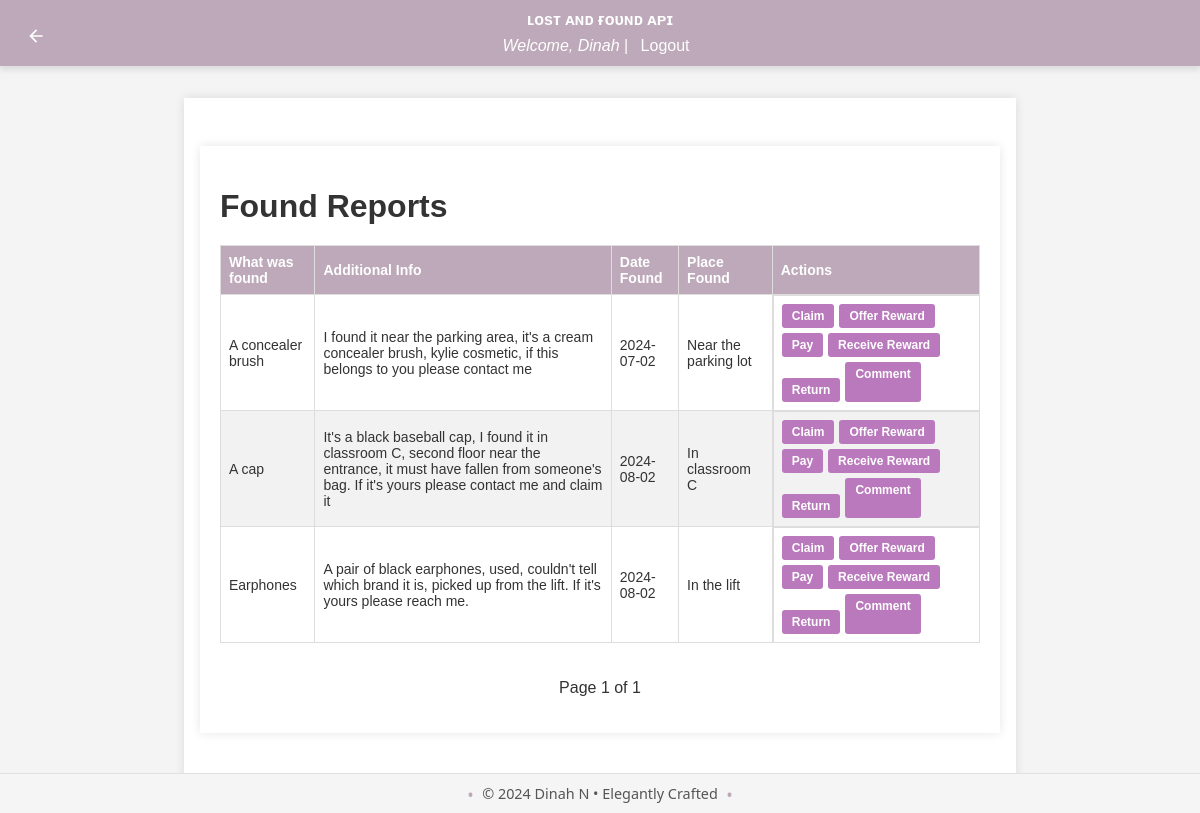
The page /report/list_found_reports (signed in) on the database its author committed.
### app/models/user.py (models this page shows, shortened)
class User(db.Model, UserMixin):
    id = db.Column(db.Integer, primary_key=True)
    username = db.Column(db.String(150), unique=True, nullable=False)
    email = db.Column(db.String(150), unique=True, nullable=False)
    password_hash = db.Column(db.String(150), nullable=False)
    role = db.Column(db.String(50), nullable=False, default='user')
    lost_reports = db.relationship('LostReport', back_populates='user', lazy=True)
    found_reports = db.relationship('FoundReport', back_populates='user', lazy=True)
    claims = db.relationship('Claim', back_populates='claim_user', lazy=True)
    rewards_received = db.relationship('Reward', foreign_keys='Reward.receiver_id', back_populates='receiver', lazy=True)
    rewards_paid = db.relationship('Reward', foreign_keys='Reward.payer_id', back_populates='payer', lazy=True)
    reset_tokens = db.relationship('PasswordResetToken', back_populates='user', lazy=True)
    comments = db.relationship('Comment', back_populates='user')
    @property
    def password(self):
        raise AttributeError('password is not a readable attribute')

### app/models/found_report.py (models this page shows, shortened)
class FoundReport(db.Model):
    id = db.Column(db.Integer, primary_key=True)
    user_id = db.Column(db.Integer, db.ForeignKey('user.id'), nullable=False)
    item_id = db.Column(db.Integer, db.ForeignKey('item.id'), nullable=False)
    item_name = db.Column(db.String(150), nullable=True)
    description = db.Column(db.String(255), nullable=True)
    date_found = db.Column(db.Date, nullable=False)
    time_found = db.Column(db.Time, nullable=False)
    primary_color = db.Column(db.String(50), nullable=True)
    secondary_color = db.Column(db.String(50), nullable=True)
    place_found = db.Column(db.String(255), nullable=False)
    upload_image = db.Column(db.String(250), nullable=True)
    contact = db.Column(db.String(255), nullable=True)  # Contact information
    user = db.relationship('User', back_populates='found_reports')
    item = db.relationship('Item', back_populates='found_reports')
    claims = db.relationship('Claim', back_populates='found_report')
    rewards = db.relationship('Reward', back_populates='found_report')

### app/routes/report.py (the view)
@bp.route('/list_found_reports', methods=['GET'])
@login_required
def list_all_found_reports():
    try:
        page = request.args.get('page', 1, type=int)
        per_page = 4
        found_reports_paginated = FoundReport.query.paginate(page=page, per_page=per_page)
        return render_template('list_found_reports.html', found_reports=found_reports_paginated)
    except Exception as e:
        flash(f'Error: {str(e)}', 'error')
        return redirect(url_for('user.dashboard'))

### app/__init__.py (called while the page is built)
def create_app():
    app = Flask(__name__)
    load_dotenv()
    app.config['SECRET_KEY'] = os.environ.get('FLASK_SECRET_KEY', secrets.token_hex(16))
    app.config.from_object('config.Config')
    app.config.from_pyfile('config.py', silent=True)
    register_extensions(app)
    register_blueprints(app)
    configure_cors(app)
    @app.before_request
    def method_override():
        if request.method == 'POST':
            method = request.form.get('_method')
            if method:
                method = method.upper()
                if method in ['PUT', 'DELETE']:
                    request.environ['REQUEST_METHOD'] = method
    return app

def register_extensions(app):
    db.init_app(app)
    migrate.init_app(app, db)
    bcrypt.init_app(app)
    login_manager.init_app(app)
    mail.init_app(app)
    @login_manager.user_loader
    def load_user(user_id):
        return user.User.query.get(int(user_id))

### app/templates/list_found_reports.html (shortened to what this page needs)
{% extends 'base.html' %}
{% block content %}
<main class="found-reports-container">
    <a href="{{ url_for('user.dashboard') }}" class="back-button" title="Back to Dashboard">
        <svg xmlns="http://www.w3.org/2000/svg" viewBox="0 0 24 24" fill="currentColor" width="24" height="24">
            <path d="M20 11H7.83l5.59-5.59L12 4l-8 8 8 8 1.41-1.41L7.83 13H20v-2z"/>
        </svg>
    </a>
    <h1>Found Reports</h1>
    <div class="table-responsive">
        <table class="found-reports-table">
            <thead>
                <tr>
                    <th>What was found</th>
                    <th>Additional Info</th>
                    <th>Date Found</th>
                    <th>Place Found</th>
                    <th>Actions</th>
                </tr>
            </thead>
            <tbody>
                {% for report in found_reports %}
                <tr>
                    <td>{{ report.item_name }}</td>
                    <td>{{ report.description }}</td>
                    <td>{{ report.date_found.strftime('%Y-%m-%d') }}</td>
                    <td>{{ report.place_found }}</td>
                    <td class="action-buttons">
                        <a href="{{ url_for('report.initiate_claim', found_report_id=report.id) }}" class="btn">Claim</a>
                        <a href="{{ url_for('report.offer_reward', found_report_id=report.id) }}" class="btn">Offer Reward</a>
                        <a href="{{ url_for('report.pay_reward', found_report_id=report.id) }}" class="btn">Pay</a>
                        <a href="{{ url_for('report.receive_reward', found_report_id=report.id) }}" class="btn">Receive Reward</a>
                        <form action="{{ url_for('report.return_item', found_report_id=report.id) }}" method="post">
                            <button type="submit" class="btn">Return</button>
                        </form>
                        <a href="{{ url_for('report.provide_comment', item_id=report.item_id) }}" class="btn">Comment</a>
                    </td>
                </tr>
                {% endfor %}
            </tbody>
        </table>
    </div>
    <div class="pagination">
        <span>Page {{ found_reports.page }} of {{ found_reports.pages }}</span>
    </div>
</main>
{% endblock %}

### app/templates/base.html (shortened to what this page needs)
<!DOCTYPE html>
<html lang="en">
<head>
    <link rel="stylesheet" href="{{ url_for('static', filename='styles.css') }}">
</head>
<body>
    <header>
        <h1>ʟᴏsᴛ ᴀɴᴅ ғᴏᴜɴᴅ ᴀᴘɪ</h1>
        {% if current_user.is_authenticated %}
            <p><i>Welcome, {{ current_user.username }}</i> | <a href="{{ url_for('auth.logout') }}">Logout</a></p>
        {% else %}
            <p>
                <a href="{{ url_for('auth.login') }}">Login</a> |
                <a href="{{ url_for('auth.register') }}">Sign Up</a>
            </p>
        {% endif %}
    </header>
    <main>
        {% block content %}{% endblock %}
    </main>
    <footer>
        <p>&copy; 2024 Dinah N • Elegantly Crafted</p>
    </footer>
</body>
</html>

### app/static/styles.css (style rules this page uses)
body { font-family: 'Roboto', sans-serif; margin: 0; padding: 0; background-color: #f9f9f9; color: #333; }
.back-button { position: absolute; top: 20px; left: 20px; background-color: #bda9b9; color: white; width: 32px; height: 32px; border-radius: 50%; display: flex; justify-content: center; align-items: center; text-decoration: none; transition: background-color 0.3s ease; }
.back-button svg { width: 20px; height: 20px; }
header { background-color: #e7cbe1; color: #ecf0f1; padding: 20px 0; box-shadow: 0 4px 6px rgba(0, 0, 0, 0.1); }
header h1 { margin: 0; text-align: center; font-size: 1.0rem; }
main { padding: 40px; max-width: 1200px; margin: 0 auto; }
.btn { display: inline-block; padding: 12px 20px; border: none; border-radius: 5px; background-color: #ac75a7; color: #fff; font-size: 1rem; font-weight: 600; text-align: center; text-decoration: none; cursor: pointer; transition: background-color 0.3s, transform 0.2s; }
footer { background-color: #e7cbe1; color: #ecf0f1; text-align: center; padding: 20px 0; position: fixed; bottom: 0; width: 100%; }
table { width: 100%; border-collapse: collapse; margin-bottom: 20px; }
table th, table td { padding: 12px; border: 1px solid #ddd; text-align: left; }
table th { background-color: #caa6c8; color: #fff; }
table tr:nth-child(even) { background-color: #f2f2f2; }
table td a { color: #d6bdda; text-decoration: none; }
button { border: none; border-radius: 5px; padding: 10px 20px; cursor: pointer; }

### app/templates/base.html (style rules this page uses)
body { font-family: Arial, sans-serif; background-color: #f4f4f4; margin: 0; padding: 0; }
header { background-color: #bda9b9; color: white; padding: 0.7rem; text-align: center; }
header p { margin: 0.5rem 0 0; }
header a { color: white; text-decoration: none; margin: 0 0.5rem; }
main { max-width: 800px; margin: 2rem auto; padding: 1rem; background-color: white; box-shadow: 0 0 10px rgba(0, 0, 0, 0.1); }
form { display: flex; flex-direction: column; }
form button { margin-top: 1rem; padding: 0.3rem; background-color: #daa0da; color: white; border: none; cursor: pointer; }
footer { background-color: whitesmoke; text-align: center; padding: 10px 0; font-family: 'Segoe UI', Tahoma, Geneva, Verdana, sans-serif; font-size: 0.9em; color: #555; border-top: 1px solid #e0e0e0; }
footer p { margin: 0; display: inline-block; position: relative; }
footer p::before, footer p::after { content: "•"; color: #bda9b9; font-size: 1.2em; position: absolute; top: 50%; transform: translateY(-50%); }
footer p::before { left: -15px; }
footer p::after { right: -15px; }

### app/templates/list_found_reports.html (style rules this page uses)
.found-reports-container { padding: 20px; max-width: 100%; overflow-x: auto; }
.found-reports-container h1 { margin-bottom: 20px; }
.back-button { position: absolute; top: 20px; left: 20px; background-color: #bda9b9; color: white; width: 32px; height: 32px; border-radius: 50%; display: flex; justify-content: center; align-items: center; text-decoration: none; transition: background-color 0.3s ease; }
.back-button svg { width: 20px; height: 20px; }
.table-responsive { overflow-x: auto; }
.found-reports-table { width: 100%; border-collapse: collapse; font-size: 14px; }
.found-reports-table th, .found-reports-table td { border: 1px solid #ddd; padding: 8px; text-align: left; }
.found-reports-table th { background-color: #bda9b9; color: white; }
.found-reports-table tr:nth-child(even) { background-color: #f2f2f2; }
.action-buttons { display: flex; flex-wrap: wrap; gap: 5px; }
.btn { padding: 5px 10px; background-color: #ba79bd; color: white; text-decoration: none; border-radius: 3px; font-size: 12px; white-space: nowrap; }
.pagination { margin: 1em 0; text-align: center; }
.pagination span { margin: 0 5px; }

### rows shown on the page
User: username "Dinah"
FoundReport: item_name "A concealer brush", description "I found it near the parking area, it's a cream concealer brush, kylie cosmetic, if this belongs to you please contact me", date_found "2024-07-02", place_found "Near the parking lot"
FoundReport: item_name "A cap", description "It's a black baseball cap, I found it in classroom C, second floor near the entrance, it must have fallen from someone's bag. If it's yours please contact me and claim it", date_found "2024-08-02", place_found "In classroom C"
FoundReport: item_name "Earphones", description "A pair of black earphones, used, couldn't tell which brand it is, picked up from the lift. If it's yours please reach me.", date_found "2024-08-02", place_found "In the lift"

### other values the page prints
{{ found_reports.page }} "1"
{{ found_reports.pages }} "1"
